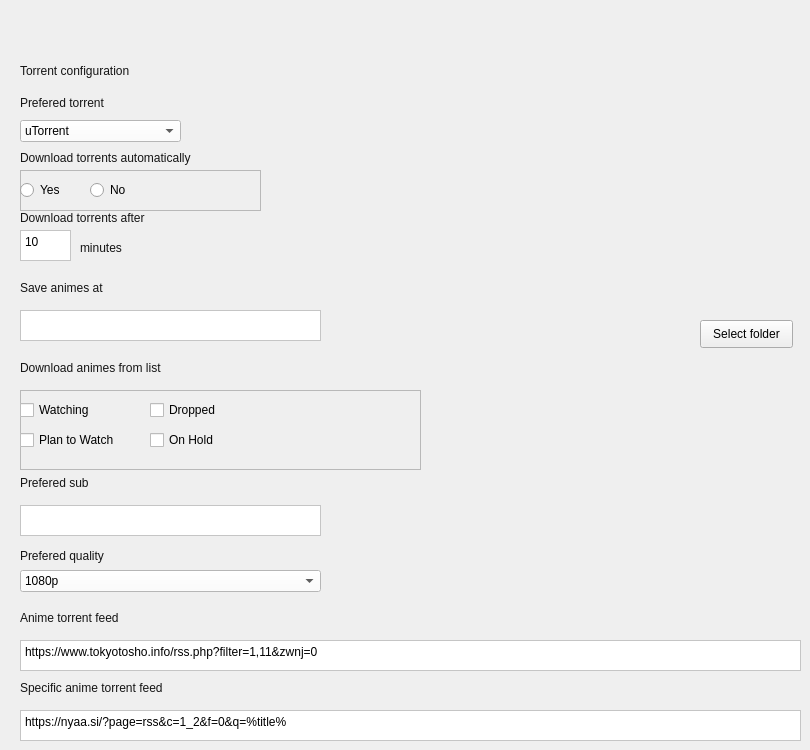
   <widget class="QWidget" name="prefTorrent">
    <widget class="QLabel" name="label_20">
     <property name="geometry">
      <rect>
       <x>20</x>
       <y>60</y>
       <width>161</width>
       <height>21</height>
      </rect>
     </property>
     <property name="styleSheet">
      <string notr="true">background: transparent;
font: 75 10pt &quot;MS Shell Dlg 2&quot;;
color: rgb(20, 20, 20);</string>
     </property>
     <property name="text">
      <string>Torrent configuration</string>
     </property>
    </widget>
    <widget class="QLabel" name="label_14">
     <property name="geometry">
      <rect>
       <x>20</x>
       <y>475</y>
       <width>161</width>
       <height>16</height>
      </rect>
     </property>
     <property name="styleSheet">
      <string notr="true">background: transparent;
font: 75 10pt &quot;MS Shell Dlg 2&quot;;
color: rgb(20, 20, 20);</string>
     </property>
     <property name="text">
      <string>Prefered sub</string>
     </property>
    </widget>
    <widget class="QLabel" name="label_9">
     <property name="geometry">
      <rect>
       <x>20</x>
       <y>150</y>
       <width>251</width>
       <height>16</height>
      </rect>
     </property>
     <property name="styleSheet">
      <string notr="true">background: transparent;
font: 75 10pt &quot;MS Shell Dlg 2&quot;;
color: rgb(20, 20, 20);</string>
     </property>
     <property name="text">
      <string>Download torrents automatically</string>
     </property>
    </widget>
    <widget class="QLabel" name="label_16">
     <property name="geometry">
      <rect>
       <x>20</x>
       <y>610</y>
       <width>161</width>
       <height>16</height>
      </rect>
     </property>
     <property name="styleSheet">
      <string notr="true">background: transparent;
font: 75 10pt &quot;MS Shell Dlg 2&quot;;
color: rgb(20, 20, 20);</string>
     </property>
     <property name="text">
      <string>Anime torrent feed</string>
     </property>
    </widget>
    <widget class="QPlainTextEdit" name="textoTorrentFeed">
     <property name="geometry">
      <rect>
       <x>20</x>
       <y>640</y>
       <width>781</width>
       <height>31</height>
      </rect>
     </property>
     <property name="styleSheet">
      <string notr="true">background: white;</string>
     </property>
     <property name="plainText">
      <string>https://www.tokyotosho.info/rss.php?filter=1,11&amp;zwnj=0</string>
     </property>
    </widget>
    <widget class="QPushButton" name="botaoSelecionarPastaDownload">
     <property name="geometry">
      <rect>
       <x>700</x>
       <y>320</y>
       <width>93</width>
       <height>28</height>
      </rect>
     </property>
     <property name="text">
      <string>Select folder</string>
     </property>
    </widget>
    <widget class="QLabel" name="label_17">
     <property name="geometry">
      <rect>
       <x>20</x>
       <y>680</y>
       <width>291</width>
       <height>16</height>
      </rect>
     </property>
     <property name="styleSheet">
      <string notr="true">background: transparent;
font: 75 10pt &quot;MS Shell Dlg 2&quot;;
color: rgb(20, 20, 20);</string>
     </property>
     <property name="text">
      <string>Specific anime torrent feed</string>
     </property>
    </widget>
    <widget class="QLabel" name="label_7">
     <property name="geometry">
      <rect>
       <x>20</x>
       <y>95</y>
       <width>161</width>
       <height>16</height>
      </rect>
     </property>
     <property name="styleSheet">
      <string notr="true">background: transparent;
font: 75 10pt &quot;MS Shell Dlg 2&quot;;
color: rgb(20, 20, 20);</string>
     </property>
     <property name="text">
      <string>Prefered torrent</string>
     </property>
    </widget>
    <widget class="QFrame" name="frameDownloadListas">
     <property name="geometry">
      <rect>
       <x>20</x>
       <y>390</y>
       <width>401</width>
       <height>80</height>
      </rect>
     </property>
     <property name="frameShape">
      <enum>QFrame::StyledPanel</enum>
     </property>
     <property name="frameShadow">
      <enum>QFrame::Raised</enum>
     </property>
     <widget class="QCheckBox" name="checkWatching">
      <property name="geometry">
       <rect>
        <x>0</x>
        <y>10</y>
        <width>81</width>
        <height>20</height>
       </rect>
      </property>
      <property name="text">
       <string>Watching</string>
      </property>
     </widget>
     <widget class="QCheckBox" name="checkPlanToWatch">
      <property name="geometry">
       <rect>
        <x>0</x>
        <y>40</y>
        <width>111</width>
        <height>20</height>
       </rect>
      </property>
      <property name="text">
       <string>Plan to Watch</string>
      </property>
     </widget>
     <widget class="QCheckBox" name="checkDropped">
      <property name="geometry">
       <rect>
        <x>130</x>
        <y>10</y>
        <width>81</width>
        <height>20</height>
       </rect>
      </property>
      <property name="text">
       <string>Dropped</string>
      </property>
     </widget>
     <widget class="QCheckBox" name="checkOnHold">
      <property name="geometry">
       <rect>
        <x>130</x>
        <y>40</y>
        <width>81</width>
        <height>20</height>
       </rect>
      </property>
      <property name="text">
       <string>On Hold</string>
      </property>
     </widget>
    </widget>
    <widget class="QFrame" name="frameDownloadAutomatico">
     <property name="geometry">
      <rect>
       <x>20</x>
       <y>170</y>
       <width>241</width>
       <height>41</height>
      </rect>
     </property>
     <property name="frameShape">
      <enum>QFrame::StyledPanel</enum>
     </property>
     <property name="frameShadow">
      <enum>QFrame::Raised</enum>
     </property>
     <widget class="QRadioButton" name="radioYesDownload">
      <property name="geometry">
       <rect>
        <x>0</x>
        <y>10</y>
        <width>95</width>
        <height>20</height>
       </rect>
      </property>
      <property name="text">
       <string>Yes</string>
      </property>
     </widget>
     <widget class="QRadioButton" name="radioNoDownload">
      <property name="geometry">
       <rect>
        <x>70</x>
        <y>10</y>
        <width>95</width>
        <height>20</height>
       </rect>
      </property>
      <property name="text">
       <string>No</string>
      </property>
     </widget>
    </widget>
    <widget class="QLabel" name="label_15">
     <property name="geometry">
      <rect>
       <x>20</x>
       <y>545</y>
       <width>161</width>
       <height>21</height>
      </rect>
     </property>
     <property name="styleSheet">
      <string notr="true">background: transparent;
font: 75 10pt &quot;MS Shell Dlg 2&quot;;
color: rgb(20, 20, 20);</string>
     </property>
     <property name="text">
      <string>Prefered quality</string>
     </property>
    </widget>
    <widget class="QPlainTextEdit" name="textoSubPreferido">
     <property name="geometry">
      <rect>
       <x>20</x>
       <y>505</y>
       <width>301</width>
       <height>31</height>
      </rect>
     </property>
     <property name="styleSheet">
      <string notr="true">background: white;</string>
     </property>
    </widget>
    <widget class="QLabel" name="label_11">
     <property name="geometry">
      <rect>
       <x>80</x>
       <y>240</y>
       <width>161</width>
       <height>16</height>
      </rect>
     </property>
     <property name="styleSheet">
      <string notr="true">background: transparent;
font: 75 10pt &quot;MS Shell Dlg 2&quot;;
color: rgb(20, 20, 20);</string>
     </property>
     <property name="text">
      <string>minutes</string>
     </property>
    </widget>
    <widget class="QLabel" name="label_13">
     <property name="geometry">
      <rect>
       <x>20</x>
       <y>360</y>
       <width>221</width>
       <height>16</height>
      </rect>
     </property>
     <property name="styleSheet">
      <string notr="true">background: transparent;
font: 75 10pt &quot;MS Shell Dlg 2&quot;;
color: rgb(20, 20, 20);</string>
     </property>
     <property name="text">
      <string>Download animes from list</string>
     </property>
    </widget>
    <widget class="QPlainTextEdit" name="textoSalvaTorrents">
     <property name="geometry">
      <rect>
       <x>20</x>
       <y>310</y>
       <width>301</width>
       <height>31</height>
      </rect>
     </property>
     <property name="styleSheet">
      <string notr="true">background: white;</string>
     </property>
    </widget>
    <widget class="QComboBox" name="boxTorrentEscolhido">
     <property name="geometry">
      <rect>
       <x>20</x>
       <y>120</y>
       <width>161</width>
       <height>22</height>
      </rect>
     </property>
     <property name="styleSheet">
      <string notr="true">background-color: white;</string>
     </property>
     <item>
      <property name="text">
       <string>uTorrent</string>
      </property>
     </item>
     <item>
      <property name="text">
       <string>qBittorrent</string>
      </property>
     </item>
    </widget>
    <widget class="QLabel" name="label_10">
     <property name="geometry">
      <rect>
       <x>20</x>
       <y>210</y>
       <width>201</width>
       <height>16</height>
      </rect>
     </property>
     <property name="styleSheet">
      <string notr="true">background: transparent;
font: 75 10pt &quot;MS Shell Dlg 2&quot;;
color: rgb(20, 20, 20);</string>
     </property>
     <property name="text">
      <string>Download torrents after</string>
     </property>
    </widget>
    <widget class="QLabel" name="label_12">
     <property name="geometry">
      <rect>
       <x>20</x>
       <y>280</y>
       <width>161</width>
       <height>16</height>
      </rect>
     </property>
     <property name="styleSheet">
      <string notr="true">background: transparent;
font: 75 10pt &quot;MS Shell Dlg 2&quot;;
color: rgb(20, 20, 20);</string>
     </property>
     <property name="text">
      <string>Save animes at</string>
     </property>
    </widget>
    <widget class="QComboBox" name="boxQualidadeEscolhida">
     <property name="geometry">
      <rect>
       <x>20</x>
       <y>570</y>
       <width>301</width>
       <height>22</height>
      </rect>
     </property>
     <property name="styleSheet">
      <string notr="true">background-color: white;</string>
     </property>
     <item>
      <property name="text">
       <string>1080p</string>
      </property>
     </item>
     <item>
      <property name="text">
       <string>720p</string>
      </property>
     </item>
     <item>
      <property name="text">
       <string>480p</string>
      </property>
     </item>
     <item>
      <property name="text">
       <string>400p</string>
      </property>
     </item>
    </widget>
    <widget class="QPlainTextEdit" name="textoTorrentFeedEspecifico">
     <property name="geometry">
      <rect>
       <x>20</x>
       <y>710</y>
       <width>781</width>
       <height>31</height>
      </rect>
     </property>
     <property name="styleSheet">
      <string notr="true">background: white;</string>
     </property>
     <property name="plainText">
      <string>https://nyaa.si/?page=rss&amp;c=1_2&amp;f=0&amp;q=%title%</string>
     </property>
    </widget>
    <widget class="QPlainTextEdit" name="textoTempoDownloadAutomatico">
     <property name="geometry">
      <rect>
       <x>20</x>
       <y>230</y>
       <width>51</width>
       <height>31</height>
      </rect>
     </property>
     <property name="styleSheet">
      <string notr="true">background: white;</string>
     </property>
     <property name="plainText">
      <string>10</string>
     </property>
    </widget>
   </widget>
